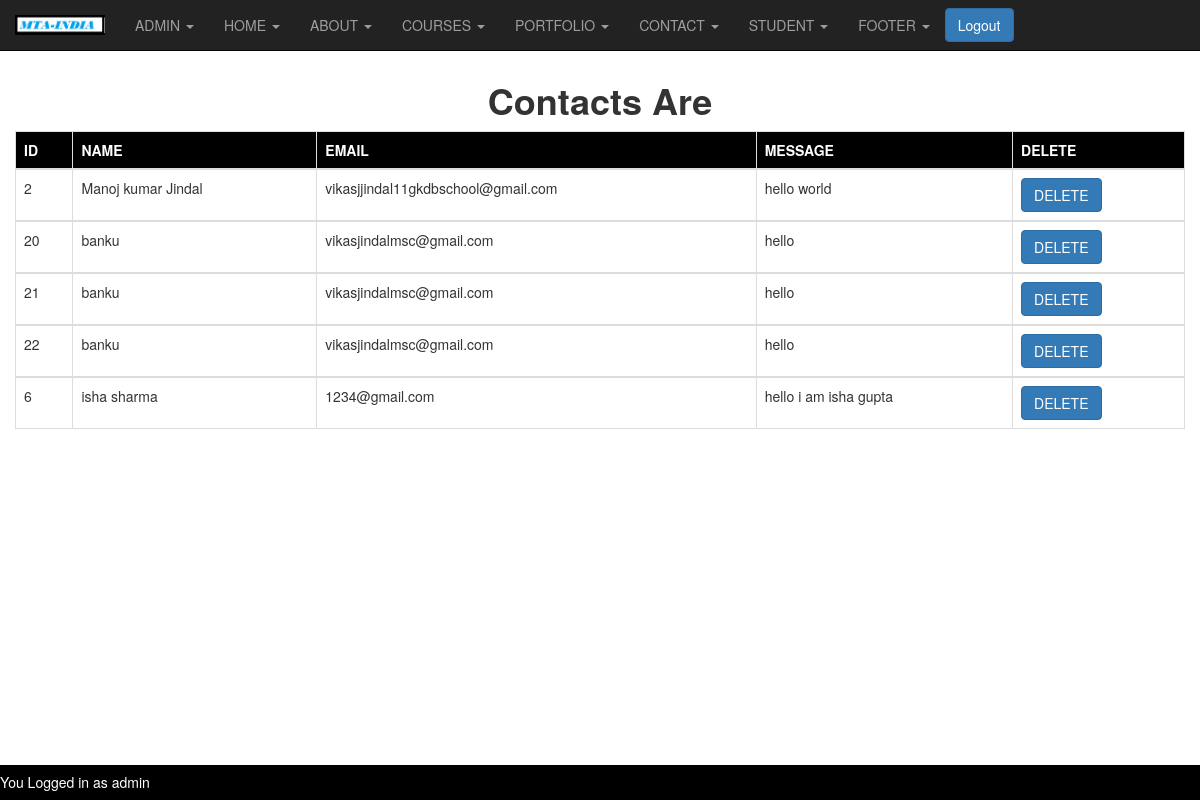
The page /admincontact.php (signed in) on the database its author committed.
### tables this page shows
CREATE TABLE IF NOT EXISTS `contactform` (
  `id` int NOT NULL AUTO_INCREMENT,
  `name` varchar(60) NOT NULL,
  `email` varchar(80) NOT NULL,
  `message` varchar(500) NOT NULL,
  PRIMARY KEY (`id`)
);

### admincontact.php (the view, shortened to what this page needs)
<?php
if(isset($_SESSION['username']) && isset($_SESSION['password']))
{
include('config.php');
$execute = "SELECT * FROM `contactform`";
    $row = @mysqli_query($link,$execute) or die("<br>query could not executed");
?>
<!DOCTYPE html>
<html>
<head>
  <link rel="stylesheet" href="https://maxcdn.bootstrapcdn.com/bootstrap/3.4.1/css/bootstrap.min.css">
</head>
<body>
    <?php include('adminheader.php');  ?>
    <center>
    <br>
    <br>
    <br>
    <h1><b>Contacts Are</b></h1>
    <div class="container-fluid">
    <table class="table table-responsive table-bordered ">
    <thead style="background-color:black;">
        <tr>
            <th>
                <span  style="color:white;">ID</span>
            </th>
            <th>
                <span  style="color:white;"> NAME</span>
            </th>
            <th>
                <span  style="color:white;">EMAIL</span>
            </th>
            <th>
                <span  style="color:white;">MESSAGE</span>
            </th>
            <th>
            <span  style="color:white;">DELETE</span>
            </th>
        </tr>
        </thead>
     <?php
        while($column = mysqli_fetch_row($row))
    {
    ?>
    <tbody>
        <tr>
            <td>
                <?php echo $column[0];?>
            </td>
            <td>
                <?php echo $column[1];?>
            </td>
            <td>
                <?php  echo $column[2];?>
            </td>
            <td>
                <?php echo $column[3];?>
            </td>
            <td>
            <?php echo "<a href='deletecontact.php?ID=$column[0]'><input type='button' class='btn btn-primary' name='btn' value='DELETE'></a>"?>
            </td>
        </tr>
    <?php
     }
     ?>
     </tbody>
    </table>
    </div>
       </center>
<br>
       <div class="footer">
     <h5 style="float:left;color:white;">You Logged in as <?php echo $_SESSION['username'];?></h5>
</div>
</body>
</html>
<?php
}
else{
	header("location:admin.php?login first");
}
?>

### admincontact.php (style rules this page uses)
.footer { position:fixed; left: 0; bottom: 0; width: 100%; background-color: black; color: white; text-align: center; }

### rows shown on the page
contactform: id "2", name "Manoj kumar Jindal", email "vikasjjindal11gkdbschool@gmail.com", message "hello world"
contactform: id "20", name "banku", email "vikasjindalmsc@gmail.com", message "hello"
contactform: id "21", name "banku", email "vikasjindalmsc@gmail.com", message "hello"
contactform: id "22", name "banku", email "vikasjindalmsc@gmail.com", message "hello"
contactform: id "6", name "isha sharma", email "1234@gmail.com", message "hello i am isha gupta"

### other values the page prints
$_SESSION['username'] "admin"
